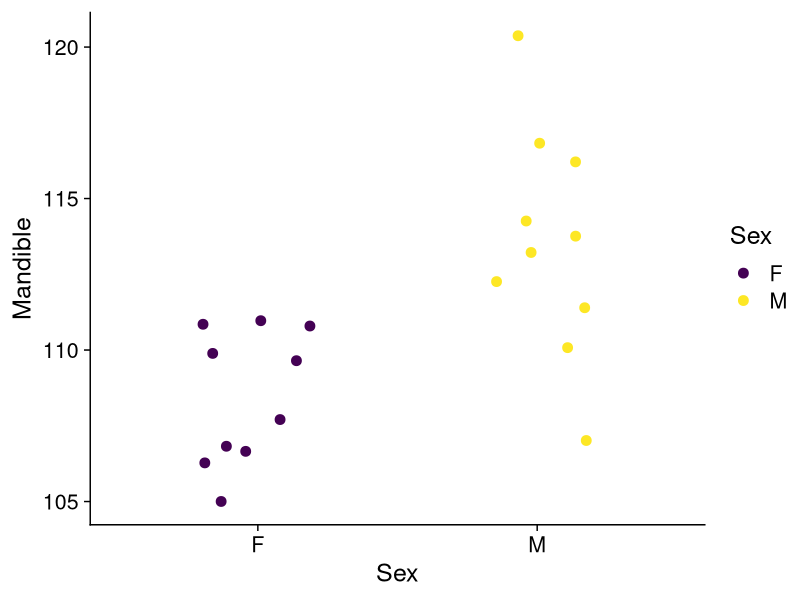
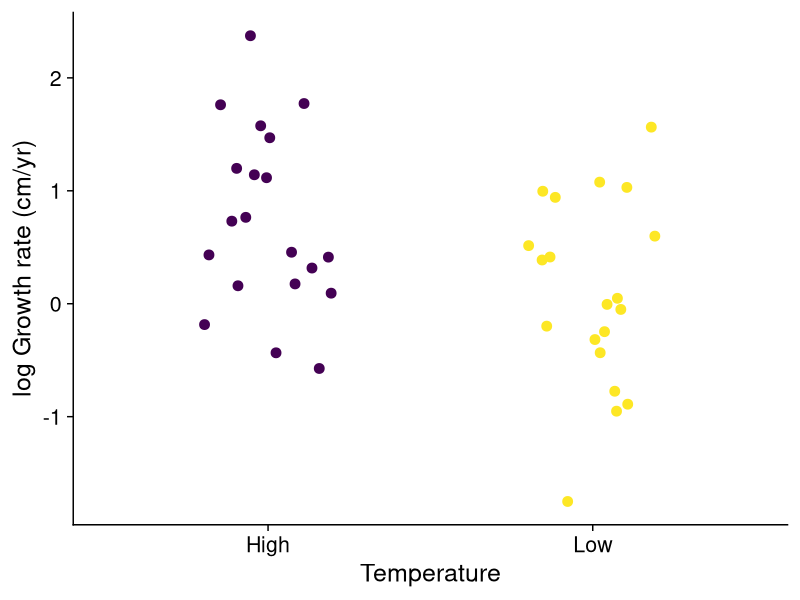
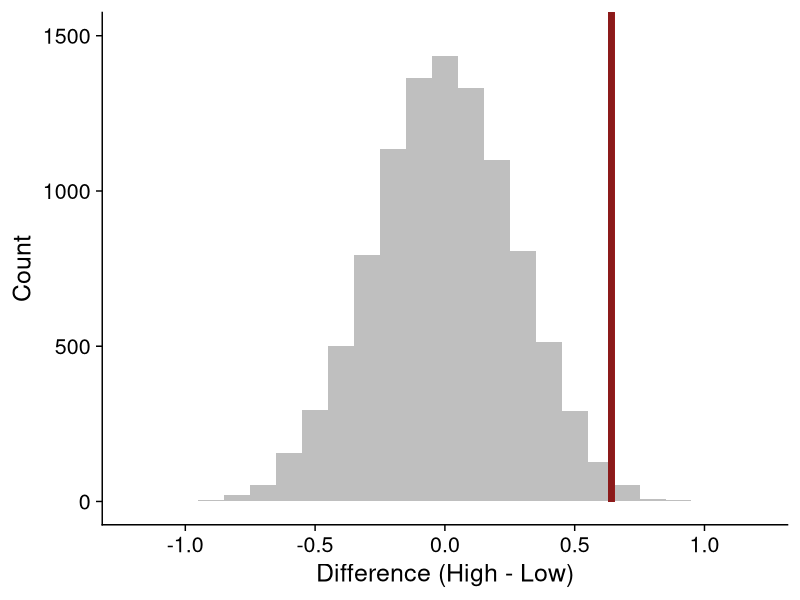
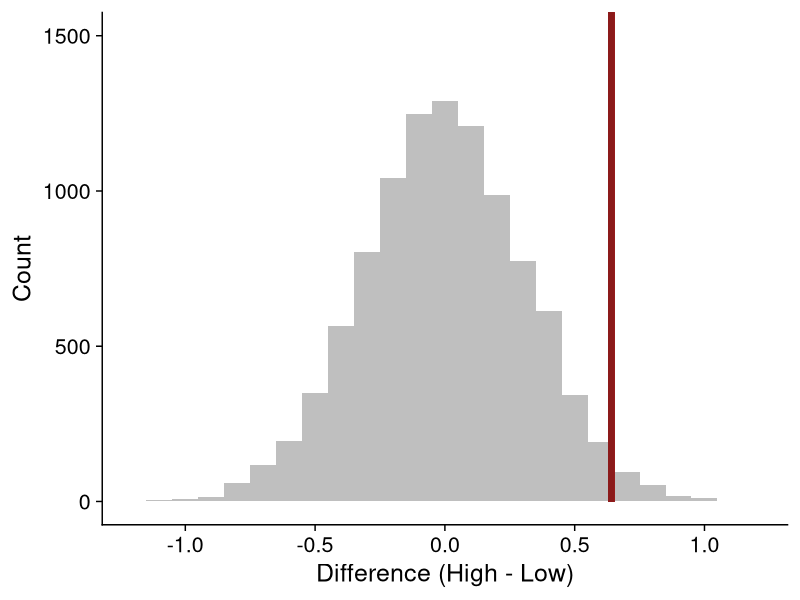
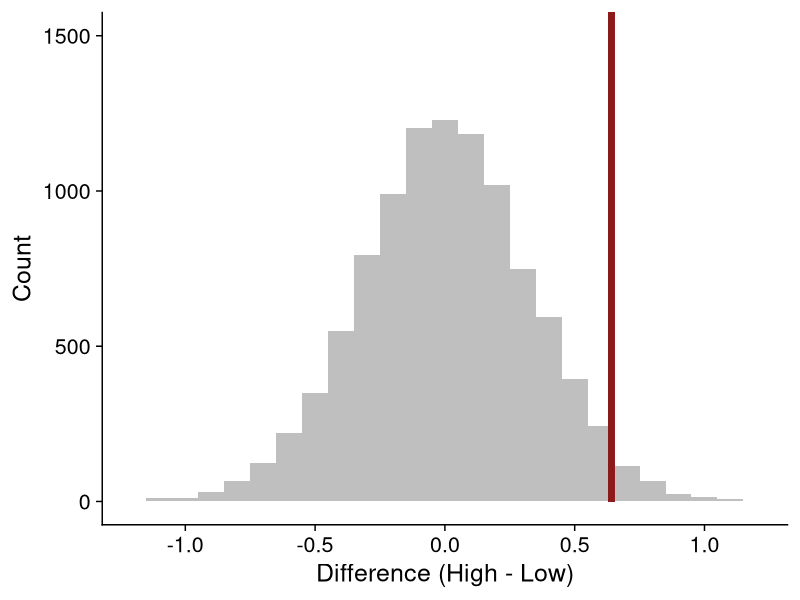
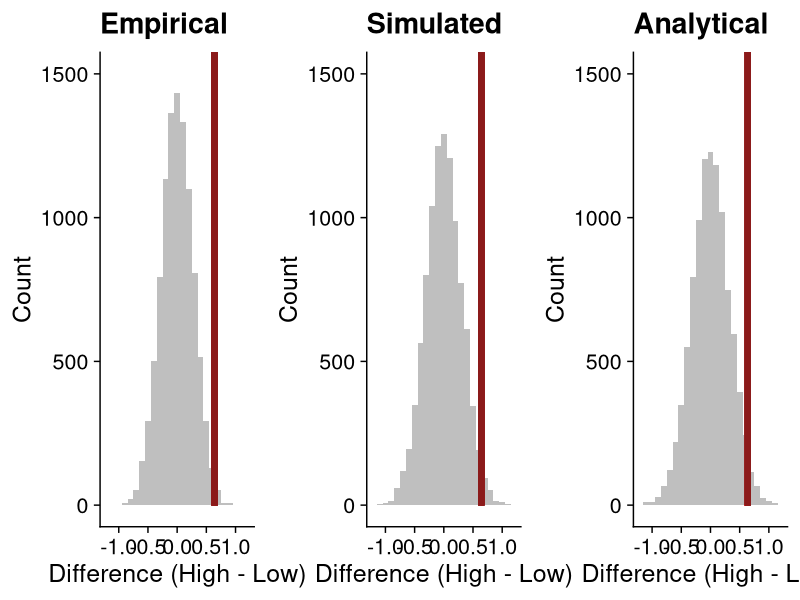
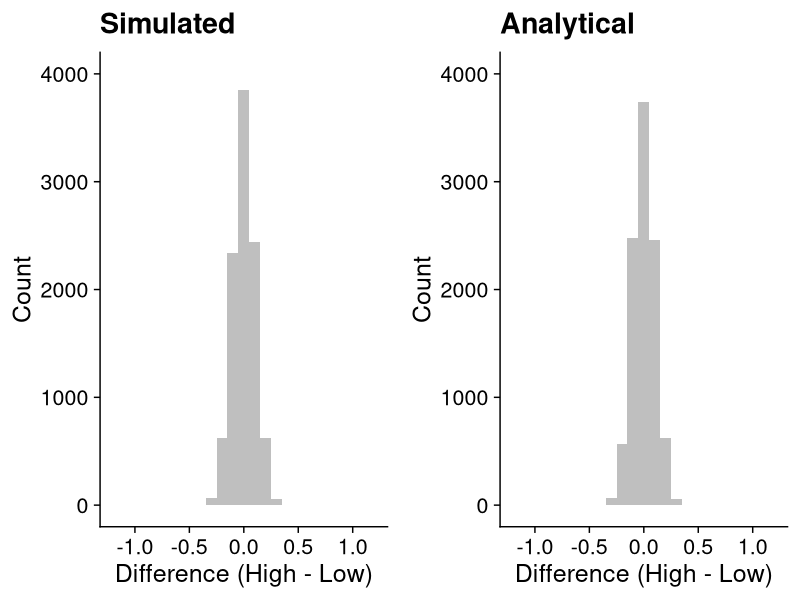
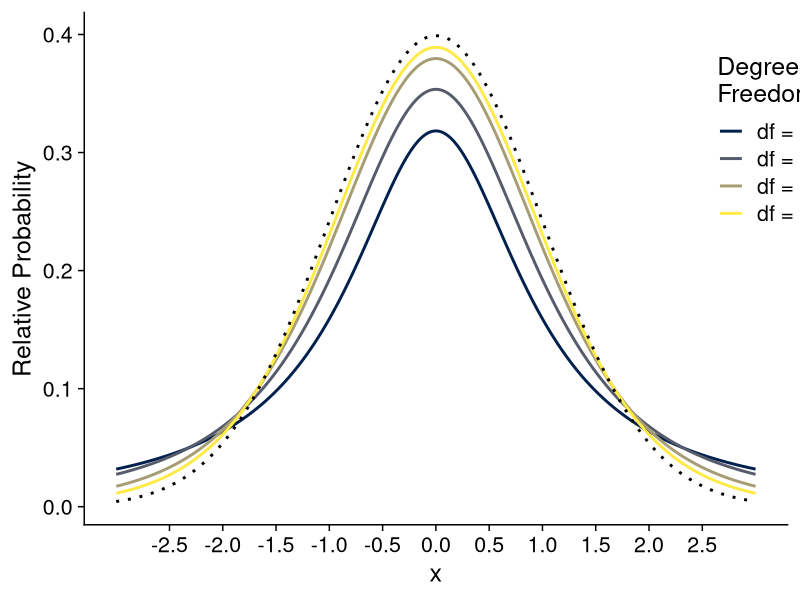

Write R code to recreate these figures, in order.
## ---- chunk 1
#| label: setup
#| echo: false
#| warning: false
#| message: false

library(tidyverse)
library(readxl)
library(cowplot)
library(viridis)

theme_set(theme_cowplot(font_size = 18))
## ---- chunk 2
#| echo: false

M <- read_excel("Data/Jackals.xlsx")
M <- M |> mutate(Sex = factor(Sex))
M |> ggplot(aes(Sex, Mandible, color = Sex)) +
  geom_point(position = position_jitter(0.2), size = 3) +
  scale_color_viridis_d()
## ---- chunk 3
#| echo: true

set.seed(736902)
muH <- 1
muL <- 1 / 3
sd1 <- sd2 <- 1
n1 <- n2 <- 20

DD <- tibble(
  growthR = c(rnorm(n1, muL, sd1),
              rnorm(n2, muH, sd2)),
  Temperature = c(rep("Low", times = n1),
                  rep("High", times = n2))
)
## ---- chunk 4
#| echo: false

DD |>
  ggplot(aes(Temperature, growthR, color = Temperature)) +
  geom_point(position = position_jitter(0.2), size = 3) +
  ylab("log Growth rate (cm/yr)") +
  scale_color_viridis_d() +
  theme(legend.position = "none")
## ---- chunk 5
#| echo: true
#| warning: false
#| output-location: slide

d <- DD |> group_by(Temperature) |>                             # <1>
  summarize(xbar = mean(growthR)) |>                            # <1>
  pivot_wider(names_from = Temperature, values_from = xbar) |>  # <1>
  mutate(d = High - Low) |>                                     # <1>
  pull(d)                                                       # <1>

nreps <- 1e4
diffs.e <- numeric(length = nreps)
diffs.e[1] <- d                                                 # <2>

for (ii in 2:nreps) {
  Rand_G <- sample(DD$Temperature)                              # <3>
  diffs.e[ii] <- mean(DD$growthR[Rand_G == "High"]) -           # <4>
    mean(DD$growthR[Rand_G == "Low"])                           # <4>
}

pe <- ggplot(data.frame(diffs.e), aes(diffs.e)) +
  geom_histogram(binwidth = 0.1, fill = "gray75") +
  geom_segment(x = d, xend = d,
               y = 0, yend = Inf,
               linewidth = 2,
               color = "firebrick4") +
  ylim(c(0, 1500)) +
  xlim(c(-1.2, 1.2)) +
  labs(x = "Difference (High - Low)", y = "Count")
pe
## ---- chunk 6
#| echo: true
#| warning: false
#| output-location: slide

mu_both <- mean(c(muL, muH))                        # <1>
nreps <- 1e4
diffs.s <- numeric(length = nreps)
for (ii in 1:nreps) {
  diffs.s[ii] <- mean(rnorm(n1, mu_both, sd1)) -
    mean(rnorm(n2, mu_both, sd2))
}

ps <- ggplot(data.frame(diffs.s), aes(diffs.s)) +
  geom_histogram(binwidth = 0.1, fill = "gray75") +
  geom_segment(x = d, xend = d,
               y = 0, yend = Inf,
               linewidth = 2,
               color = "firebrick4") +
  ylim(c(0, 1500)) +
  xlim(c(-1.2, 1.2)) +
  labs(x = "Difference (High - Low)", y = "Count")
ps
## ---- chunk 7
#| echo: true
#| warning: false
#| output-location: slide

sp <- sqrt(((n1 - 1) * sd1^2 + (n2 - 1) * sd2^2) /    # <1>
             (n1 + n2 - 2))                           # <1>

scale_t <- sp * sqrt(1 / n1 + 1 / n2)                 # <2>
diffs.a <- scale_t * rt(nreps, df = n1 + n2 - 2)      # <3>

pa <- ggplot(data.frame(diffs.a), aes(diffs.a)) +
  geom_histogram(binwidth = 0.1, fill = "gray75") +
  geom_segment(x = d, xend = d,
               y = 0, yend = Inf,
               linewidth = 2,
               color = "firebrick4") +
  ylim(c(0, 1500)) +
  xlim(c(-1.2, 1.2)) +
  labs(x = "Difference (High - Low)", y = "Count")
pa
## ---- chunk 8
#| echo: false

plot_grid(pe + labs(title = "Empirical"),
          ps + labs(title = "Simulated"),
          pa + labs(title = "Analytical"),
          ncol = 3, vjust = 1, rel_widths = c(1, 1, 1))
## ---- chunk 9
#| warning: false
n1 <- 200
n2 <- 200
mu_both <- mean(c(muL, muH))
nreps <- 1e4
diffs.s <- numeric(length = nreps)
for (ii in 1:nreps) {
  diffs.s[ii] <- mean(rnorm(n1, mu_both, sd1)) -
    mean(rnorm(n2, mu_both, sd2))
}

ps <- ggplot(data.frame(diffs.s), aes(diffs.s)) +
  geom_histogram(binwidth = 0.1, fill = "gray75") +
  ylim(c(0, 4000)) +
  xlim(c(-1.2, 1.2)) +
  labs(x = "Difference (High - Low)", y = "Count")

sp <- sqrt(((n1 - 1) * sd1^2 + (n2 - 1) * sd2^2) / 
             (n1 + n2 - 2))

scale_t <- sp * sqrt(1 / n1 + 1 / n2)
diffs.a <- scale_t * rt(nreps, df = n1 + n2 - 2)

pa <- ggplot(data.frame(diffs.a), aes(diffs.a)) +
  geom_histogram(binwidth = 0.1, fill = "gray75") +
  ylim(c(0, 4000)) +
  xlim(c(-1.2, 1.2)) +
  labs(x = "Difference (High - Low)", y = "Count")

plot_grid(ps + labs(title = "Simulated"),
          pa + labs(title = "Analytical"), 
          ncol=2, vjust = 1, rel_widths = c(1, 1))
## ---- chunk 10
#| echo: false
x <- seq(-3, 3, by = 0.001)

sim <- tibble(df = c(1, 2, 5, 10)) %>%
  group_by(df) %>%
  do(tibble(x = x, y = dt(x, .$df))) %>%
  mutate(Parameters = paste0("df = ", df)) %>%
  ungroup() %>%
  mutate(Parameters = factor(Parameters, levels = unique(Parameters)))

norm <- tibble(
  x = x,
  y = dnorm(x, 0, 1)
)

ggplot() +
  geom_line(data = sim, aes(x, y, color = Parameters), linewidth = 1) +
  geom_line(data = norm, aes(x, y), linewidth = 1, linetype = "dotted") +
  scale_color_viridis_d(name = "Degrees of\nFreedom", option = "E") +
  scale_x_continuous(breaks = seq(-2.5, 2.5, by = 0.5)) +
  labs(x = "x", y = "Relative Probability") +
  theme(legend.position = c(0.9, 0.75))
## ---- chunk 11
#| fig-height: 4
#| fig-width: 6
M |> ggplot(aes(Sex, Mandible, color = Sex)) +
  geom_point(position = position_jitter(0.2), size = 3) +
  scale_color_viridis_d()
